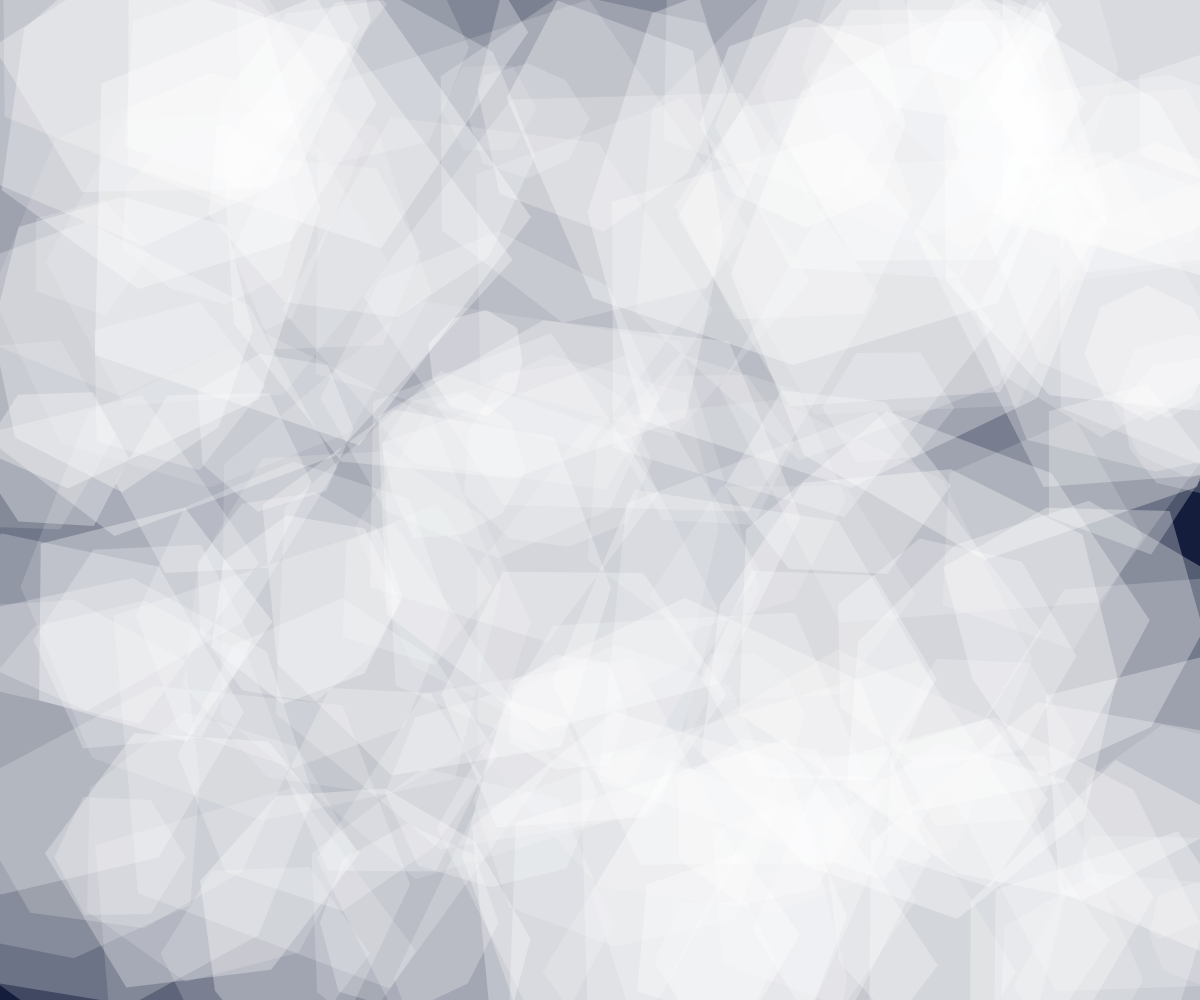
Frame 1 (no input)
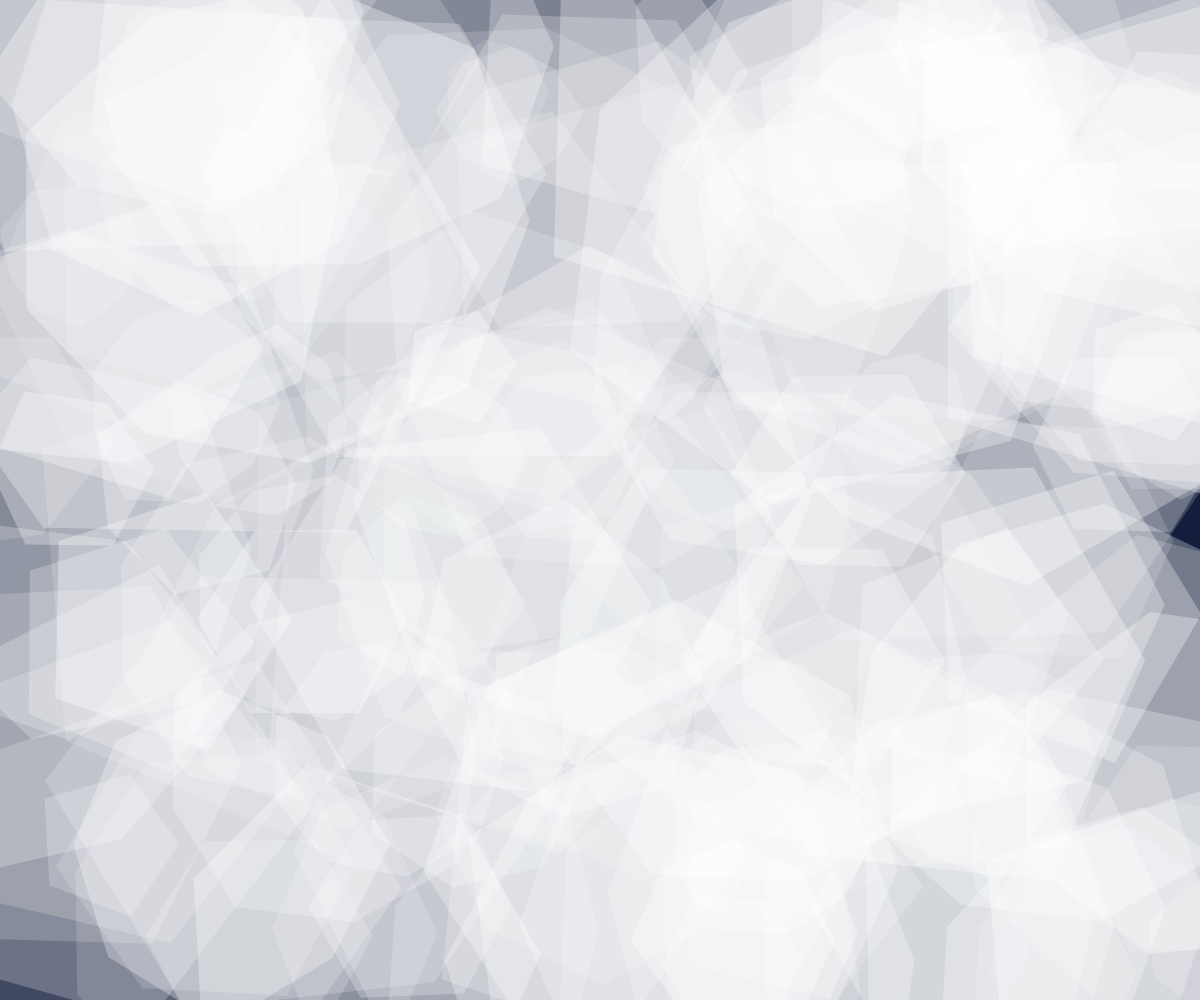
Frame 60 (no input)
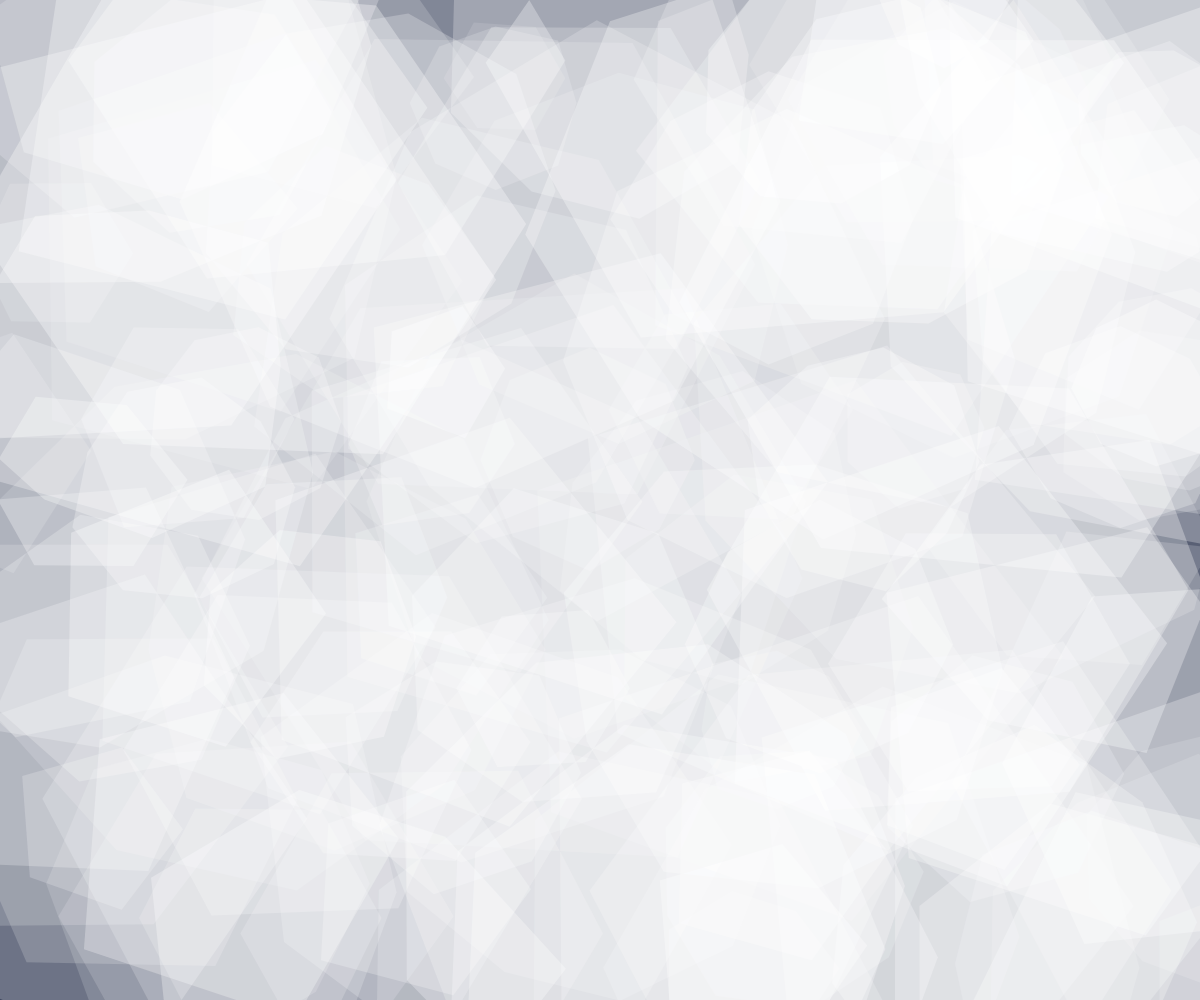
Frame 120 (the mouse pressed at the canvas centre since frame 60)

The p5.js sketch that drew these frames (run headless with seeded random() and noise() and a simulated clock; from frame 60 on, the mouse is pressed at the canvas centre):

// p5.js sketch
// ── sketch.js
let ripples = [];
const numRipples = 150;
const maxRadius = 300;
const minRadius = 50;
const rippleSpeed = 0.2;
let time = 0;

function setup() {
  createCanvas(windowWidth, windowHeight);
  // Initialize ripples
  for (let i = 0; i < numRipples; i++) {
    ripples.push({
      x: random(width),
      y: random(height),
      radius: random(minRadius, maxRadius),
      speed: random(rippleSpeed * 0.5, rippleSpeed * 1.5),
      angle: random(TWO_PI),
      opacity: random(30, 80),
      noiseOffset: random(1000)
    });
  }
}

function draw() {
  background(20, 30, 60);
  
  time += 0.01;
  
  // Draw cut-paper fragments
  for (let i = 0; i < numRipples; i++) {
    let ripple = ripples[i];
    
    // Update ripple position with organic noise
    ripple.angle += (noise(ripple.noiseOffset + time * 0.02) - 0.5) * 0.01;
    ripple.x += cos(ripple.angle) * 0.3;
    ripple.y += sin(ripple.angle) * 0.3;
    
    // Update radius
    ripple.radius += ripple.speed;
    
    // Reset if ripple is too large or out of bounds
    if (ripple.radius > maxRadius * 2 || 
        ripple.x < -50 || ripple.x > width + 50 ||
        ripple.y < -50 || ripple.y > height + 50) {
      ripple.x = random(width);
      ripple.y = random(height);
      ripple.radius = random(minRadius, maxRadius);
      ripple.angle = random(TWO_PI);
    }
    
    // Draw the ripple fragment
    noStroke();
    fill(255, 255, 255, ripple.opacity);
    
    // Draw a soft, irregular shape to simulate cut paper
    push();
    translate(ripple.x, ripple.y);
    beginShape();
    let sides = floor(random(5, 10));
    for (let j = 0; j < sides; j++) {
      let angle = map(j, 0, sides, 0, TWO_PI);
      let radiusVariation = ripple.radius * (0.8 + noise(ripple.noiseOffset + time + j) * 0.4);
      let x = cos(angle) * radiusVariation;
      let y = sin(angle) * radiusVariation;
      vertex(x, y);
    }
    endShape(CLOSE);
    pop();
  }
}

function windowResized() {
  resizeCanvas(windowWidth, windowHeight);
}
